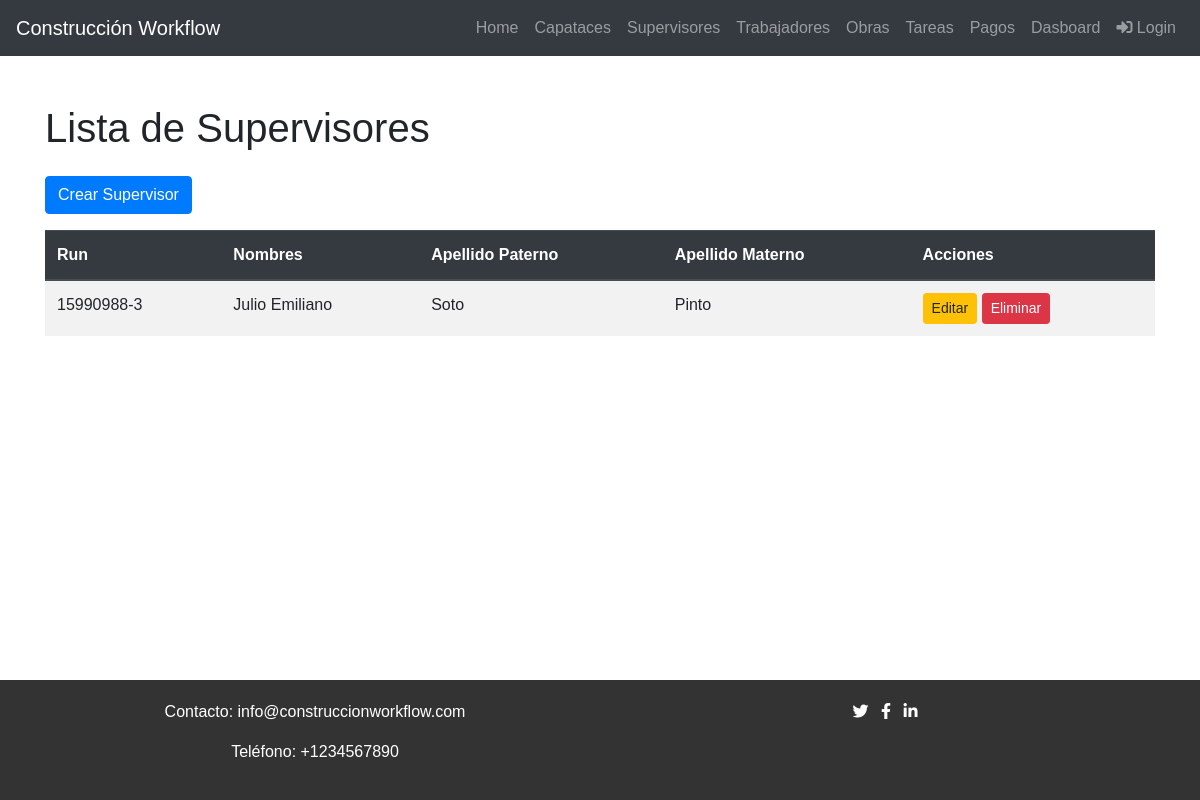
/supervisores/, run on the app's committed database.
### core/models.py (models this page shows, shortened)
class Supervisor(models.Model):
    Run_supervisor = models.CharField(max_length=20,unique=True)
    nombres_supervisor = models.CharField(max_length=100)
    ap_pat_supervisor = models.CharField(max_length=50)
    ap_mat_supervisor = models.CharField(max_length=50)
    dirección_supervisor = models.CharField(max_length=200)
    telefono_supervisor = models.CharField(max_length=20, blank=True, null=True)
    telefono2_supervisor = models.CharField(max_length=20, blank=True, null=True)
    celular_supervisor = models.CharField(max_length=20)
    mail_supervisor = models.EmailField()
    capataz = models.ForeignKey(Capataz, on_delete=models.SET_NULL, null=True, blank=True)

### core/views.py (the view)
# urls.py: path('supervisores/', supervisor_list, name='supervisor_list'),
def supervisor_list(request):
    supervisores = Supervisor.objects.all()
    return render(request, 'core/supervisor_list.html', {'supervisores': supervisores})

### core/templates/core/supervisor_list.html (shortened to what this page needs)
{% extends 'core/base.html' %}
{% block content %}
<div class="container mt-5">
  <h1 class="mb-4">Lista de Supervisores</h1>
  <a href="{% url 'supervisor_create' %}" class="btn btn-primary mb-3">Crear Supervisor</a>
  <div class="table-responsive">
    <table class="table table-striped">
      <thead class="thead-dark">
        <tr>
          <th scope="col">Run</th>
          <th scope="col">Nombres</th>
          <th scope="col">Apellido Paterno</th>
          <th scope="col">Apellido Materno</th>
          <th scope="col">Acciones</th>
        </tr>
      </thead>
      <tbody>
        {% for supervisor in supervisores %}
          <tr>
            <td>{{ supervisor.Run_supervisor }}</td>
            <td>{{ supervisor.nombres_supervisor }}</td>
            <td>{{ supervisor.ap_pat_supervisor }}</td>
            <td>{{ supervisor.ap_mat_supervisor }}</td>
            <td>
              <a href="{% url 'supervisor_update' supervisor.pk %}" class="btn btn-sm btn-warning">Editar</a>
              <a href="{% url 'supervisor_delete' supervisor.pk %}" class="btn btn-sm btn-danger">Eliminar</a>
            </td>
          </tr>
        {% endfor %}
      </tbody>
    </table>
  </div>
</div>
{% endblock %}

### core/templates/core/base.html (style rules this page uses)
body { font-family: Arial, sans-serif; }

### data on the page
Supervisor: Run_supervisor "15990988-3", nombres_supervisor "Julio Emiliano", ap_pat_supervisor "Soto", ap_mat_supervisor "Pinto"
